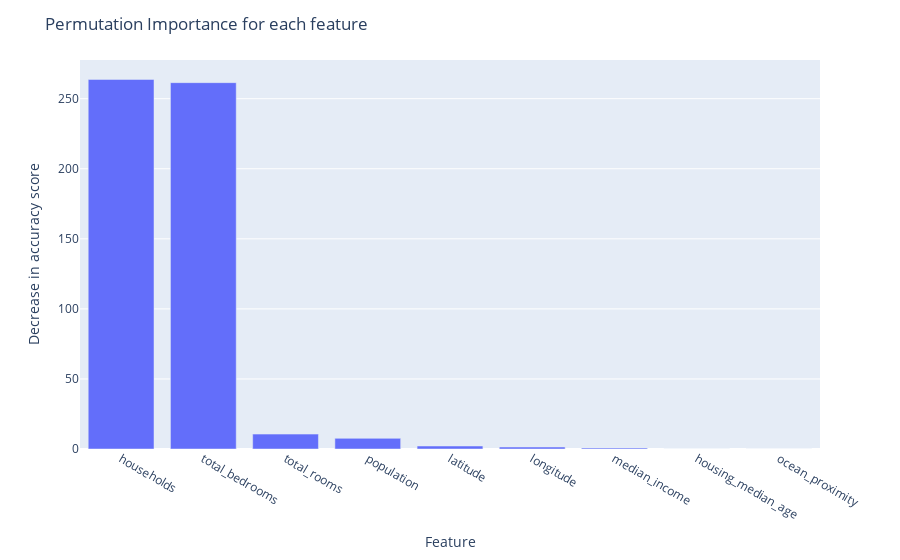

Notebook code for this chart:
### Code cell
# Using plotly express to visualize the feature importance
import plotly.express as px
fig = px.bar(x=x_test.columns[sorted_idx], y=perm_importance.importances_mean[sorted_idx])
fig.update_layout(title="Permutation Importance for each feature")
fig.update_xaxes(title_text="Feature")
fig.update_yaxes(title_text="Decrease in accuracy score")

fig.show()

### Figure 1 — Plotly figure (JSON) as saved in the notebook; plotly's stock layout.template omitted (floating-point values rounded to 4 significant figures)
{"data": [{"alignmentgroup": "True", "hovertemplate": "x=%{x}<br>y=%{y}<extra></extra>", "legendgroup": "", "marker": {"color": "#636efa", "pattern": {"shape": ""}}, "name": "", "offsetgroup": "", "orientation": "v", "showlegend": false, "textposition": "auto", "type": "bar", "x": ["households", "total_bedrooms", "total_rooms", "population", "latitude", "longitude", "median_income", "housing_median_age", "ocean_proximity"], "xaxis": "x", "y": [263.7, 261.5, 10.63, 7.602, 2.126, 1.386, 0.7294, 0.05987, 0.03087], "yaxis": "y"}], "layout": {"barmode": "relative", "legend": {"tracegroupgap": 0}, "margin": {"t": 60}, "title": {"text": "Permutation Importance for each feature"}, "xaxis": {"anchor": "y", "domain": [0, 1], "title": {"text": "Feature"}}, "yaxis": {"anchor": "x", "domain": [0, 1], "title": {"text": "Decrease in accuracy score"}}}}
